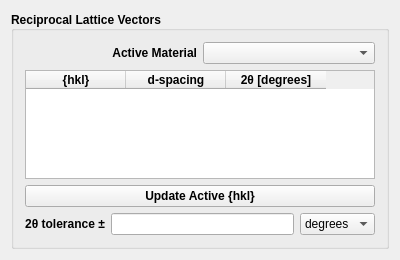
<?xml version="1.0" encoding="UTF-8"?>
<ui version="4.0">
 <class>HKLPanel</class>
 <widget class="QWidget" name="HKLPanel">
  <property name="geometry">
   <rect>
    <x>0</x>
    <y>0</y>
    <width>400</width>
    <height>260</height>
   </rect>
  </property>
  <property name="sizePolicy">
   <sizepolicy hsizetype="Expanding" vsizetype="Expanding">
    <horstretch>0</horstretch>
    <verstretch>0</verstretch>
   </sizepolicy>
  </property>
  <property name="windowTitle">
   <string>HKLPanel</string>
  </property>
  <layout class="QVBoxLayout" name="verticalLayout">
   <item>
    <widget class="QGroupBox" name="groupBox_2">
     <property name="sizePolicy">
      <sizepolicy hsizetype="Expanding" vsizetype="Expanding">
       <horstretch>0</horstretch>
       <verstretch>0</verstretch>
      </sizepolicy>
     </property>
     <property name="minimumSize">
      <size>
       <width>360</width>
       <height>160</height>
      </size>
     </property>
     <property name="font">
      <font>
       <weight>75</weight>
       <bold>true</bold>
      </font>
     </property>
     <property name="title">
      <string>Reciprocal Lattice Vectors</string>
     </property>
     <property name="alignment">
      <set>Qt::AlignLeading|Qt::AlignLeft|Qt::AlignVCenter</set>
     </property>
     <layout class="QVBoxLayout" name="verticalLayout_3">
      <item>
       <layout class="QHBoxLayout" name="horizontalLayout">
        <item>
         <widget class="QLabel" name="label_7">
          <property name="enabled">
           <bool>true</bool>
          </property>
          <property name="sizePolicy">
           <sizepolicy hsizetype="Minimum" vsizetype="Preferred">
            <horstretch>0</horstretch>
            <verstretch>0</verstretch>
           </sizepolicy>
          </property>
          <property name="minimumSize">
           <size>
            <width>100</width>
            <height>20</height>
           </size>
          </property>
          <property name="text">
           <string>Active Material</string>
          </property>
          <property name="alignment">
           <set>Qt::AlignRight|Qt::AlignTrailing|Qt::AlignVCenter</set>
          </property>
         </widget>
        </item>
        <item>
         <widget class="QComboBox" name="comboBox_2"/>
        </item>
       </layout>
      </item>
      <item>
       <widget class="QTableWidget" name="tableWidget">
        <column>
         <property name="text">
          <string>{hkl}</string>
         </property>
        </column>
        <column>
         <property name="text">
          <string>d-spacing</string>
         </property>
        </column>
        <column>
         <property name="text">
          <string>2θ [degrees]</string>
         </property>
        </column>
       </widget>
      </item>
      <item>
       <widget class="QPushButton" name="pushButton">
        <property name="text">
         <string>Update Active {hkl}</string>
        </property>
       </widget>
      </item>
      <item>
       <layout class="QGridLayout" name="gridLayout">
        <item row="1" column="1">
         <widget class="QLineEdit" name="lineEdit"/>
        </item>
        <item row="1" column="0">
         <widget class="QLabel" name="label_5">
          <property name="text">
           <string>2θ tolerance ±</string>
          </property>
          <property name="alignment">
           <set>Qt::AlignCenter</set>
          </property>
         </widget>
        </item>
        <item row="1" column="2">
         <widget class="QComboBox" name="comboBox">
          <property name="font">
           <font>
            <weight>50</weight>
            <bold>false</bold>
           </font>
          </property>
          <property name="layoutDirection">
           <enum>Qt::LeftToRight</enum>
          </property>
          <item>
           <property name="text">
            <string>degrees</string>
           </property>
          </item>
          <item>
           <property name="text">
            <string>radians</string>
           </property>
          </item>
         </widget>
        </item>
       </layout>
      </item>
     </layout>
    </widget>
   </item>
  </layout>
 </widget>
 <layoutdefault spacing="6" margin="11"/>
 <resources/>
 <connections/>
</ui>
